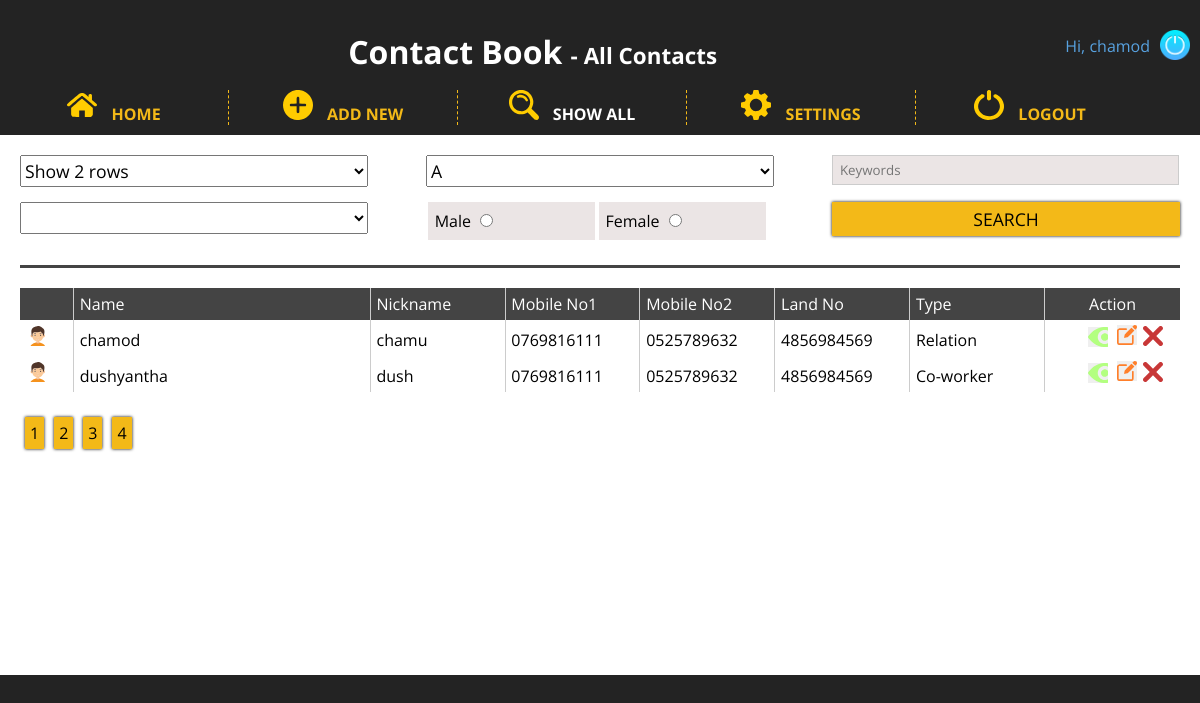
Page /all.php (signed in) on the committed database.
### tables this page shows
CREATE TABLE `contacts` (
  `id` int(11) NOT NULL,
  `name` varchar(30) NOT NULL,
  `nick` varchar(12) NOT NULL,
  `email` varchar(100) NOT NULL,
  `mobile1` varchar(12) NOT NULL,
  `mobile2` varchar(12) NOT NULL,
  `landline` varchar(12) NOT NULL,
  `address` varchar(160) NOT NULL,
  `type` tinyint(4) NOT NULL,
  `gender` tinyint(4) NOT NULL,
  `note` varchar(160) NOT NULL
);

### all.php (the view, shortened to what this page needs)
<?php
    $page_id = 5;
    include "inc_header.php";
?>
    <?php include "inc_menus.php"; ?>
        <form>
            <div class="item">
                <select name="limit">
                    <option value="2" <?php if(isset($_GET['limit']) && $_GET['limit']==2) echo 'selected'; ?>>Show 2 rows</option>
                </select>
            </div>
            <div class="item">
                <select name="letter">
                    <?php
                        $letters = array('a','b','c','d','e','f','g','h','i','j','k','l','m','n','o','p','q','r','s','t','u','v','w','x','y','z');
                        foreach($letters as $l){
                            echo '<option value="',$l,'"';
                            if(isset($_GET['letter']) && $_GET['letter']==$l) echo 'selected';
                            echo '>',strtoupper(($l)),'</option>';
                        }
                    ?>
                </select>
            </div>
            <div class="item">
                <input type="text" placeholder="Keywords" class="in1" name="keywords" value="<?php echo $_GET['keywords'] ?? '';?>">
            </div>
            <div class="item">
                <select name="type">
                    <option value=""></option>
                    <option value="1" <?php if(isset($_GET['type']) && $_GET['type']==1) echo 'selected';?>>Friend</option>
                </select>
            </div>
            <div class="item">
                <label class="gender">Male <input type="radio" name="gender" value="1" <?php if(isset($_GET['gender']) && $_GET['gender']==1) echo 'selected';?>></label>
                <label class="gender">Female <input type="radio" name="gender" value="2"<?php if(isset($_GET['gender']) && $_GET['gender']==2) echo 'selected';?>></label>
            </div>
            <div class="item">
                <input type="submit" value="SEARCH" name="search" class="in2">
            </div>
        </form>
        <ul id="row">
            <li class="col1"></li>
            <li class="col2">Name</li>
            <li>Nickname</li>
            <li>Mobile No1</li>
            <li>Mobile No2</li>
            <li>Land No</li>
            <li>Type</li>
            <li class="col3">Action</li>
        </ul>
        <?php
        try{
            include "db_connection.php";
            $query = "SELECT `id`, `name`, `nick`, `email`, `mobile1`, `mobile2`, `landline`, `gender`, `type` FROM `contacts` WHERE 1";
            $query_array = array();
            $stmt = $db->prepare($query);
            $stmt->execute($query_array);
            $count = $stmt->rowCount();
            $pageno = $_GET['page'] ?? 0;
            $result_per_page = $_GET['limit'] ?? 2;
            $query .=" LIMIT ?, ? ";
            array_push($query_array, $pageno * $result_per_page, $result_per_page);
            $stmt = $db->prepare($query);
            $stmt->execute($query_array);
            $result = $stmt->fetchAll();
            $typeArr = array('Other','Friend','Relation','Co-worker');
            $genderArr=array(1=> 'male', 2 => 'female');
            foreach($result as $r){
                echo '<ul>
                    <li class="col1"><div class="',$genderArr[$r['gender']],'"></div></li>
                    <li class="col2">',$r['name'],'</li>
                    <li>',$r['nick'],'</li>
                    <li>',$r['mobile1'],'</li>
                    <li>',$r['mobile2'],'</li>
                    <li>',$r['landline'],'</li>
                    <li>',$typeArr[$r['type']],'</li>
                    <li class="col3">
                        <button class="view" data-id="',$r['id'],'"></button>
                        <button class="edit" data-id="',$r['id'],'"></a>
                        <a href="all.php?id=',$r['id'],'&delete=yes" class="delete"></a>
                    </li>
                </ul>';
            }
        }catch(PDOException $error){
            echo $error->getMessage();
        }
        ?>
        <?php
            if($count > $result_per_page){
                echo '<div id="pagination">';
                    $pagination_count = $count/$result_per_page;
                    for($i=0; $i<$pagination_count; $i++){
                        echo '<a href="',$_SERVER['REQUEST_URI'];
                        echo strpos($_SERVER['REQUEST_URI'],'?') ? '&' : '?';
                        $class = isset($_GET['page']) && $i==$_GET['page'] ? 'current' : 'pg';
                        echo 'page=',$i,'"class="',$class,'">',($i+1),'</a>';
                    }
                echo '</div>';
            }
        ?>
    </main>
</body>
</html>

### inc_header.php (shortened to what this page needs)
<!DOCTYPE html>
 <html lang="en">
 <head>
      <?php
      if($page_id!=1 && $page_id!=2) echo '<link rel="stylesheet" href="menu.css">';
      ?>
    <link rel="stylesheet" href="style.css">

### inc_menus.php
</head>
<body>
    <header>
        <div id="welcome">
            <span id="uname">Hi, <?php echo $_SESSION['name'];?></span>
            <a href="logout.php"><img src="icons/logout.svg" alt="LOGOUT" id="logout"></a>
        </div>
<?php
    $page_name = array("","","Home","Add Contact","Edit Contact","All Contacts","View Contact","Setting");
?>
        <h1>Contact Book <span id="pgname">- <?php echo $page_name[$page_id]; ?></span></h1>
    </header>
    <nav id="menu">
        <a href="index.php" class="menu">
            <img src="icons/home-yellow.svg" alt="Home" class="menuimg">
            <span class="menutext">Home</span>
        </a>
        <a href="add.php" class="menu">
            <img src="icons/add-yellow.svg" alt="Home" class="menuimg" >
            <span class="menutext" <?php if($page_id==3) echo'id="active"';?>>Add New</span>
        </a>
        <a href="all.php" class="menu">
            <img src="icons/search-yellow.svg" alt="Home" class="menuimg">
            <span class="menutext" <?php if($page_id==5) echo'id="active"';?>>Show All</span>
        </a>
        <a href="settings.php" class="menu">
            <img src="icons/settings-yellow.svg" alt="Home" class="menuimg">
            <span class="menutext" <?php if($page_id==7) echo'id="active"';?>>Settings</span>
        </a>
        <a href="logout.php" class="menu">
            <img src="icons/logout-yellow.svg" alt="Home" class="menuimg">
            <span class="menutext">Logout</span>
        </a>
    </nav>
    <main>

### menu.css (style rules this page uses)
main { background: #fff; min-height: 500px; padding: 20px; overflow: hidden; }
#menu { width: 200px; float: left; }
.menuimg { width: 30px; margin-right: 10px; }
.menu { text-decoration: none; display: block; margin: 10px; padding: 5px 0; border-bottom: 1px dashed #f3b918;; }
.menutext { color: #f3b918; text-indent: 15px; text-transform: uppercase; font: bold 1em 'Open Sans', sans-serif; }
#active { color: #fff; }

### style.css (style rules this page uses)
body { padding-top: 80px; margin: 0; background: #232323; font-family: 'Open Sans', sans-serif; }
header { width: 100%; height: 80px; margin-bottom: 20px; position: absolute; top: 0; left: 0; padding-top: 20px; }
h1 { margin: 0; padding: 10px; color: #fff; text-align: center; }
#pgname { font-size: .7em; }
#welcome { float: right; margin: 10px; }
#uname { float: left; color: #58A2E0; float: left; padding: 5px 10px 0 0; }
#logout { height: 30px; float: right; width: 30px; }

### all.php (style rules this page uses)
ul { list-style: none; display: table; width: 100%; margin: 0; padding: 0; }
li { display: table-cell; padding: 5px .5%; width: 10%; border-right: 1px solid #ccc; font-family: 'Open Sans', sans-serif; overflow: hidden; }
#row { background: #444; color: #fff; }
.male, .view, .edit, .delete, .female { width: 20px; height: 20px; background-size: cover; display: inline-block; margin: 0 2px; }
.male { background-image: url('icons/male.svg'); background-size: cover; }
.view { background-image: url('icons/view.svg'); border: none; }
.edit { background-image: url('icons/edit.svg'); border: none; }
.delete { background-image: url('icons/delete.svg'); margin-left: 20px; }
.col1 { width: 4%; }
.col2 { width: 22%; }
.col3 { border-right: 0; text-align: center; }
.pg { background: #f3b918; color: #000; box-shadow: 0 0 3px #000; }
.dots, .pg, .current { padding: 5px; text-decoration: none; margin: 5px; float: left; font-size: 1em; }
#pagination { margin-top: 20px; }
form { margin-bottom: 20px; width: 100%; display: flex; flex-wrap: wrap; justify-content: space-between; border-bottom: 3px solid #444; padding-bottom: 10px; }
.in1 { width: 250px; background: #ebe5e5; padding: 8px; border: 1px solid #ccc; font-family: 'Open Sans', sans-serif; }
.in2 { background: #f3b918; color: #000; width: 120px; margin: 0 5px; padding: 5px 0; border: none; box-shadow: 0 0 3px #000; font-family: 'Open Sans', sans-serif; font-size: 1.1em; }
.gender { background: #ebe5e5; padding: 8px; float: left; margin: 0 2px; }
select { font-family: 'Open Sans', sans-serif; font-size: 1.1em; padding: 2px 0; }
@media screen and (max-width:1220px) { #menu { width: 100%; } }
@media screen and (max-width:1220px) { .menu { float: left; border-bottom: 0; border-right: 1px dashed #f3b918; margin: 10px 0; padding: 0; width: 19%; text-align: center; } }
@media screen and (max-width:1220px) { .menu:last-child { border-right: 0; } }
@media screen and (max-width:1220px) { .item { width: 30%; margin-bottom: 15px; } }
@media screen and (max-width:1220px) { select { width: 100%; } }
@media screen and (max-width:1220px) { .in1 { width: 95%; padding: 5px 2%; } }
@media screen and (max-width:1220px) { .in2 { width: 100%; margin: 0; } }
@media screen and (max-width:1220px) { .gender { width: 44.1%; padding: 8px 2%; margin: 0 .5%; } }

### rows in the picture
contacts: name "chamod", nick "chamu", mobile1 "0769816111", mobile2 "0525789632", landline "4856984569", type "Relation"
contacts: name "dushyantha", nick "dush", mobile1 "0769816111", mobile2 "0525789632", landline "4856984569", type "Co-worker"

### other values in the picture
$_SESSION['name'] "chamod"
$page_name[$page_id] "All Contacts"
form field letter "A"
